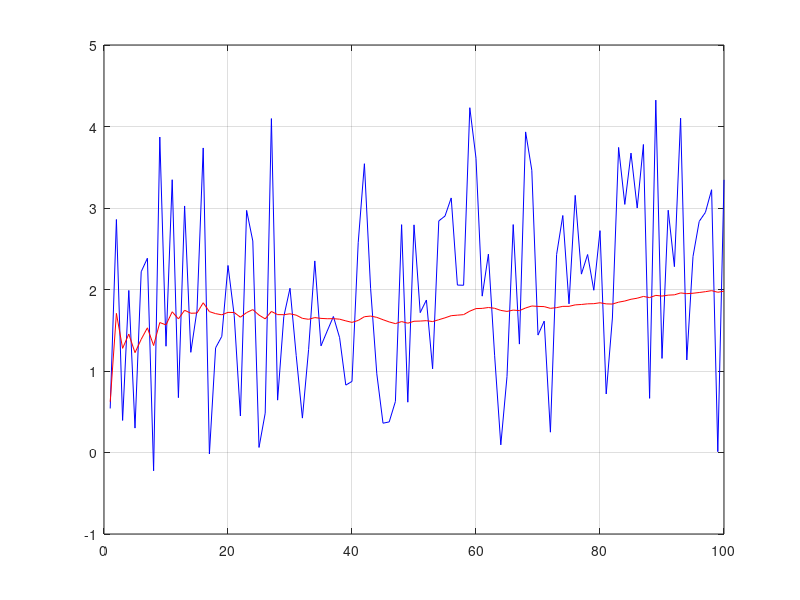

Source code (MATLAB):


%% recursive - simple example
clear all; clc
x = 1:1:10;

% by batch method
AveBatch = 1/(size(x,2))*sum(x)

% by recursive method 
AveRec(1) = x(1);   % initialize
for i = 2:10
    AveRec(i) =((i-1)/i)* AveRec(i-1) +(1/i)*x(i);   
end
AveRec

%%  recursive min. var. estimator
% generate uniform R.V. on (a,b)  
% S.Kim 12/26/2020

clear all; clc
a1 = 0; b1 = 4;   
x =  a1 +(b1-a1)*rand(100,1);   % the state 
mean(x);     % mean 
var(x);         % variance   (b-a)^2/12

a2 = -1/2; b2=1/2; 
v =  a2 +(b2-a2)*rand(100,1);   % the noise
mean(v);     % mean 
var(v);         % variance   (b-a)^2/12

% generate the measurement

for i =1:100
    z(i) = x(i)+v(i);
end
mean(z);

% design recursive MV estimator
% define parameter 

MeanX  = mean(x);  % mean of state
H  = 1;                  % weighting of state
M  = (b1-a1)^2/12;  % variance of state
V  = (b2-a2)^2/12;   % variance of noise


% initialize
mvX(1)  = MeanX;
P(1) =inv(inv(M) + H'*inv(V)*H);
K(1) = P(1)*H'*inv(V);
mvX(1) = MeanX + K(1)*(z(1) - H*MeanX);
% recursive

for i = 2: 100
    P(i) = inv(inv(P(i-1)) + H'*inv(V)*H);
    K(i) = P(i)*H'*inv(V);
    mvX(i) = mvX(i-1) + K(i)*(z(i) - H*mvX(i-1));
end

plot(1:100, z, 'b', 1:100, mvX, 'r'); grid on

